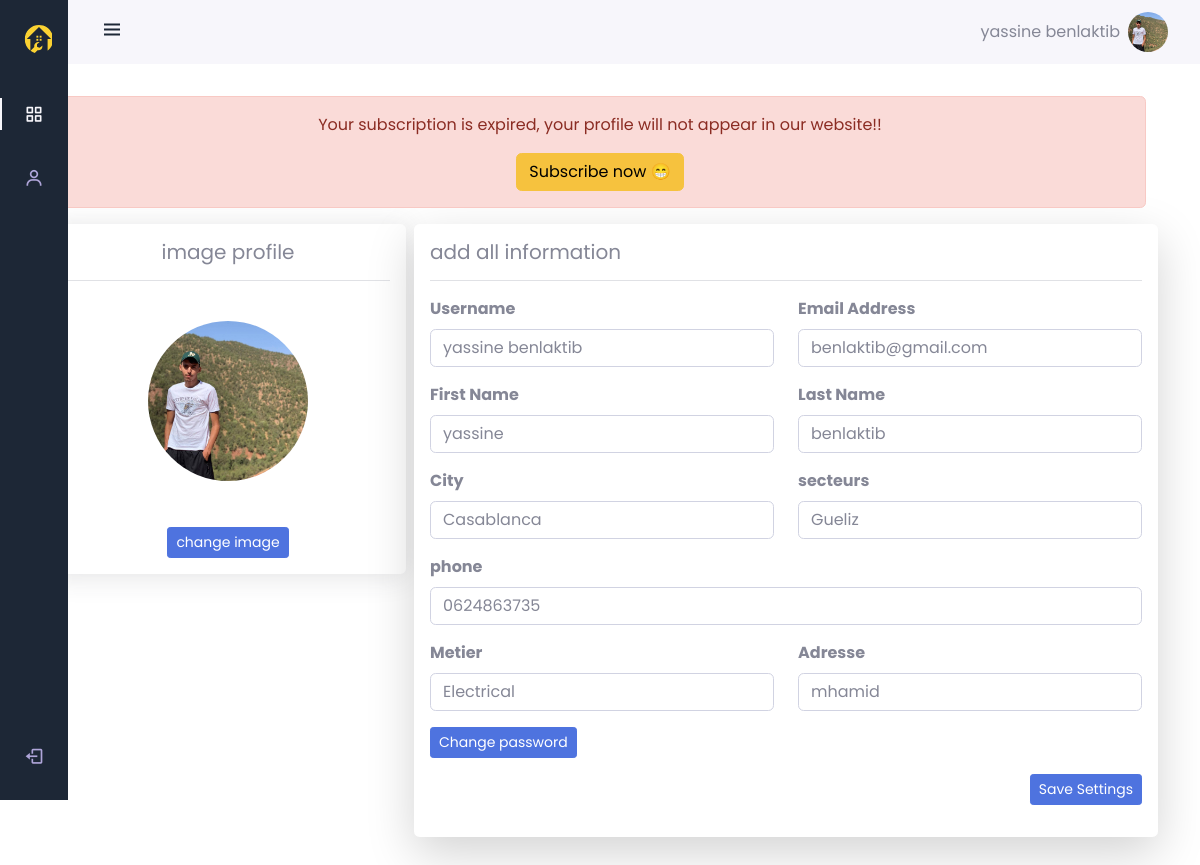
The page /pages/dashboardUser (signed in) on the database as committed earlier.
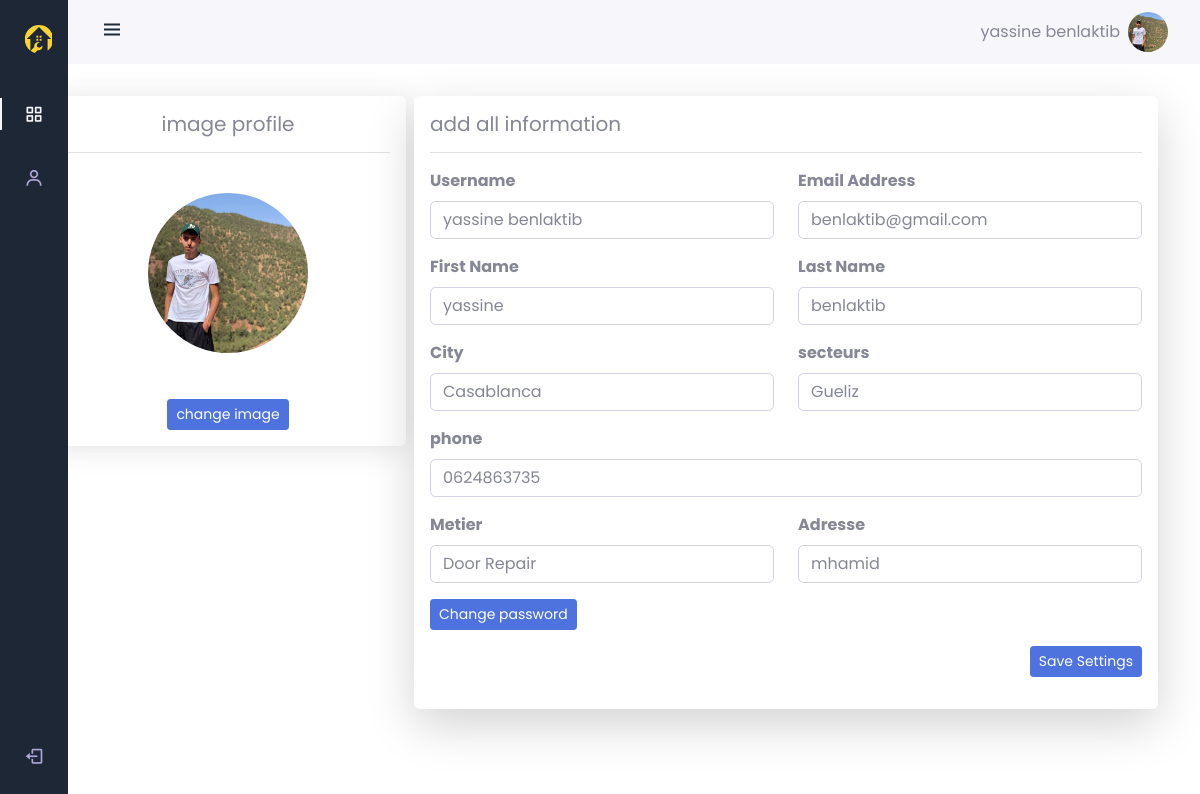
The same page on the database as committed later.
### tables this page shows
CREATE TABLE `techniciens` (
  `Id_tech` int(11) NOT NULL,
  `nom` varchar(100) NOT NULL,
  `prenom` varchar(100) NOT NULL,
  `email` varchar(100) NOT NULL,
  `phone` varchar(100) NOT NULL,
  `Fk_cat` int(100) NOT NULL,
  `adresse` varchar(100) NOT NULL,
  `id_ville` int(100) NOT NULL,
  `secteur` varchar(255) NOT NULL,
  `img` varchar(100) NOT NULL,
  `password` varchar(100) NOT NULL,
  `feedback` int(100) NOT NULL
);

CREATE TABLE `villes` (
  `id_ville` int(11) NOT NULL,
  `nom_ville` varchar(255) DEFAULT NULL
);

CREATE TABLE `categories` (
  `id_cat` int(11) NOT NULL,
  `nom` varchar(100) NOT NULL,
  `description` varchar(100) NOT NULL,
  `img` varchar(255) DEFAULT NULL
);

### app/libraries/Core.php (called while the page is built, shortened)
<?php
  class Core {
    protected $currentMethod = 'index';
    public function __construct(){
      $url = $this->getUrl();
      $this->currentController = new $this->currentController;
      if(isset($url[1])){
        if(method_exists($this->currentController, $url[1])){
          $this->currentMethod = $url[1];
          unset($url[1]);
        }
        else{
          echo 'Method does not exist';
        }
      }
      $this->params = $url ? array_values($url) : [];
      call_user_func_array([$this->currentController, $this->currentMethod], $this->params);
    }
    public function getUrl(){
      if(isset($_GET['url'])){
        $url = rtrim($_GET['url'], '/');
        $url = filter_var($url, FILTER_SANITIZE_URL);
        $url = explode('/', $url);
        return $url;
      }
    }
  }

### public/index.php (called while the page is built, shortened)
<?php
  $init = new Core;
  ?>

### app/libraries/Database.php (called while the page is built, shortened)
<?php
class Database
{
  private $host = DB_HOST;
  private $user = DB_USER;
  private $pass = DB_PASS;
  private $dbname = DB_NAME;
  private $dbh;
  private $stmt;
  public function __construct()
  {
    $dsn = 'mysql:host=' . $this->host . ';dbname=' . $this->dbname;
    $options = array(
      PDO::ATTR_PERSISTENT => true,
      PDO::ATTR_ERRMODE => PDO::ERRMODE_EXCEPTION
    );
    try {
      $this->dbh = new PDO($dsn, $this->user, $this->pass, $options);
    } catch (PDOException $e) {
      $this->error = $e->getMessage();
      echo $this->error;
    }
  }
  public function query($sql)
  {
    $this->stmt = $this->dbh->prepare($sql);
  }
  public function bind($param, $value, $type = null)
  {
    if (is_null($type)) {
      switch (true) {
        case is_int($value):
          $type = PDO::PARAM_INT;
          break;
      }
    }
    $this->stmt->bindValue($param, $value, $type);
  }
  public function execute()
  {
    return $this->stmt->execute();
  }
  public function single()
  {
    $this->execute();
    return $this->stmt->fetch(PDO::FETCH_OBJ);
  }
}

### app/models/technicien.php (called while the page is built, shortened)
<?php
class Technicien
{
    private $db;
    public function __construct()
    {
        $this->db = new Database;
    }
    public function getAllCity()
    {
        $this->db->query("SELECT * FROM villes;");
        return $this->db->resultSet();
    }
    public function getTech($id_tech)
    {
        $this->db->query("SELECT t.Id_tech, t.nom, t.prenom, t.email, t.phone, c.nom metier, t.adresse, v.nom_ville ville, t.secteur, t.img, t.password, t.feedback
        FROM techniciens t
        JOIN categories c ON t.Fk_cat = c.id_cat
        JOIN villes v ON t.id_ville = v.id_ville WHERE id_tech = :id_tech");
        $this->db->bind(':id_tech', $id_tech);
        return $this->db->single();
    }
    public function getVille($id_tech)
    {
        $sql = "SELECT techniciens.id_ville, villes.nom_ville
        FROM techniciens
        JOIN villes ON techniciens.id_ville = villes.id_ville
        WHERE techniciens.Id_tech = :id_tech";
        $this->db->query($sql);
        $this->db->bind(':id_tech', $id_tech);
        return $this->db->single();
    }
    public function getMetier($id_tech)
    {
        $sql = "SELECT techniciens.Fk_cat, categories.nom
        FROM techniciens
        JOIN categories ON techniciens.Fk_cat = categories.id_cat
        WHERE techniciens.Id_tech = :id_tech";
        $this->db->query($sql);
        $this->db->bind(':id_tech', $id_tech);
        return $this->db->single();
    }
    public function IsSubscribed($id)
    {
        $this->db->query("SELECT date_expiration FROM abonnement WHERE id_tech = :id");
        $this->db->bind(":id", $id);
        return $this->db->resultSet();
    }
}

### app/views/pages/dashboardUser.php (the view, shortened to what this page needs)
<?php include_once APPROOT . '/views/inc/head.php'; ?>
<body id="body-pd">
  <?php include_once APPROOT . '/views/inc/dashboard/navbar.php'; ?>
  <?php include_once APPROOT . '/views/inc/dashboard/sidebaruser.php';
  ?>
  <form class="g-3 needs-validation" method="POST" action="<?php echo URLROOT . '/TechController/updateTech/' . $data[1]->Id_tech; ?>" enctype="multipart/form-data" novalidate>
    <div class="mt-7 container">
      <?php if ($data[6] == false) {
        echo "<div class='alert alert-danger' role='alert'>
        <p class='text-center'>
      Your subscription is expired, your profile will not appear in our website!!
      </p>
      <p class='text-center  mb-0'><a class='btn btn-warning' href='".URLROOT."/pages/payement'>Subscribe now 😁</a></p>
    </div>";
      } ?>
      <div class="row gap-lg-2">
        <div class="img ms-2 card-body text-center shadow col-12 col-lg-3 bg-body rounded h-50                                                 ">
          <h5>image profile</h5>
          <hr>
          <div class="d-flex flex-column justify-content-center">
            <label for="img"><img class="rounded-circle mb-3 mt-4" src="<?php echo URLROOT ?>/public/upload/<?php echo $data[1]->img; ?>" width="160" height="160"></label>
            <div>
              <label for="img" class="btn btn-primary btn-sm">change image</label>
            </div>
          </div>
        </div>
        <div class="categories col-12 col-lg-8 shadow-lg p-3 mb-5 bg-body rounded">
          <h5>add all information</h5>
          <hr>
          <div class="row">
            <div class="col">
              <div class="mb-3"><label class="form-label" for="username"><strong>Username</strong></label><input class="form-control" type="text" id="username" placeholder="Username" name="username" value="<?php echo $data[1]->nom . ' ' . $data[1]->prenom  ?>" required></div>
            </div>
            <div class="col">
              <div class="mb-3"><label class="form-label" for="email"><strong>Email Address</strong></label><input class="form-control" type="email" id="email" placeholder="Email" name="email" value="<?php echo $data[1]->email; ?>" required></div>
            </div>
          </div>
          <div class="row">
            <div class="col">
              <div class="mb-3"><label class="form-label" for="first_name"><strong>First Name</strong></label><input class="form-control" type="text" id="first_name" placeholder="firt name" name="nom" value="<?php echo $data[1]->nom; ?>" required></div>
            </div>
            <div class="col">
              <div class="mb-3"><label class="form-label" for="last_name"><strong>Last Name</strong></label><input class="form-control" type="text" id="last_name" placeholder="Last name" name="prenom" value="<?php echo $data[1]->prenom; ?>" required></div>
            </div>
          </div>
          <div class="row">
            <div class="col">
              <label class="form-label" for="city"><strong>City</strong></label>
              <select class="form-control select-city" name="ville" id="nom_ville" required>
                <option selected value="<?php echo $data[4]->id_ville ?>"><?php echo $data[4]->nom_ville ?></option>
              </select>
            </div>
            <div class="col">
              <div class="mb-3">
                <label class="form-label" for=""><strong>secteurs</strong></label>
                <select class="form-control" name="secteur" id="secteurs" required>
                  <option value="<?php echo $data[1]->secteur ?>"><?php echo $data[1]->secteur ?></option>
                </select>
              </div>
            </div>
          </div>
          <div class="row">
            <div class="col">
              <div class="mb-3">
                <label class="form-label" for="last_name"><strong>phone</strong></label><input class="form-control" type="text" id="last_name" placeholder="Phone" name="phone" value="<?php echo $data[1]->phone; ?>" required>
              </div>
            </div>
          </div>
          <div class="row">
            <div class="col">
              <div class="mb-3">
                <label class="form-label" for="metier"><strong>Metier</strong></label>
                <select class="form-control" name="job" id="metier" required>
                  <option selected value="<?php echo $data[5]->Fk_cat ?>"><?php echo $data[5]->nom ?></option>
                </select>
              </div>
            </div>
            <div class="col">
              <div class="mb-3"><label class="form-label" for="last_name"><strong>Adresse</strong></label><input class="form-control" type="text" id="last_name" placeholder="Adresse" name="adresse" value="<?php echo $data[1]->adresse; ?>" required></div>
            </div>
          </div>
          <div class="row">
            <p>
              <button class="btn btn-primary btn-sm" type="button" data-bs-toggle="collapse" data-bs-target="#collapseExample" aria-expanded="false" aria-controls="collapseExample">
                Change password
              </button>
            </p>
          </div>
          <div class="mb-3 d-flex justify-content-end"><button class="btn btn-primary btn-sm" type="submit">Save Settings</button>
          </div>
        </div>
      </div>
    </div>
  </form>
  <?php include_once APPROOT . '/views/inc/linkJS.php'; ?>

### app/controllers/PagesController.php (shortened to what this page needs)
<?php
class PagesController extends Controller
{
  public function __construct()
  {
    $this->categorieModel = $this->model('Categorie');
    $this->technicienModel = $this->model('technicien');
  }
  public function IsSubscribed($id)
  {
    $date_expiration = $this->technicienModel->IsSubscribed($id)[0]->date_expiration;
    $date_expiration = new DateTime($date_expiration);
    $current_date = new DateTime();
    if ($date_expiration >= $current_date) {
      return true;
    } else {
      return false;
    }
  }
  public function dashboardUser()
  {
    if ($_SESSION['role'] == "user") {
      $dataTech = $this->technicienModel->getTech($_SESSION['id']);
      $ville = $this->technicienModel->getVille($_SESSION['id']);
      $metier = $this->technicienModel->getMetier($_SESSION['id']);
      $sub = $this->IsSubscribed($_SESSION['id']);
      $categories = $this->categorieModel->getCategories();
      $AllCity = $this->technicienModel->getAllCity();
      $data = [
        ["title" => "dashboardUser"],
        $dataTech, $categories, $AllCity, $ville, $metier, $sub
      ];
      $this->view('pages/dashboardUser', $data);
    } else {
      redirect('pages/login');
    }
  }
}

### app/libraries/Controller.php (shortened to what this page needs)
<?php
  class Controller {
    public function model($model){
      return new $model();
    }
    public function view($view, $data = []){
      if(file_exists('../app/views/' . $view . '.php')){
      require_once '../app/views/'. $view .'.php';
      } else {
        die('View does not exist');
      }
    }
  }
  ?>

### app/views/inc/head.php (shortened to what this page needs)
<!DOCTYPE html>
<html lang="en">
<head>
    <link rel="stylesheet" href="./css/bootstrap.css">
    <link rel="stylesheet" href="https://pro.fontawesome.com/releases/v5.10.0/css/all.css"/>
    <link rel="stylesheet" href="<?php echo URLROOT; ?>/bootstrap/css/bootstrap.min.css">
    <link rel="stylesheet" href="<?php echo URLROOT; ?>/bootstrap/css/dashboard.css">
    <link rel="stylesheet" href="<?php echo URLROOT; ?>/bootstrap/css/style.css">
    <link rel="stylesheet" href="<?php echo URLROOT; ?>/public/wow.js/css/animate.min.css">
    <link rel="stylesheet" href="<?php echo URLROOT; ?>/public/wow.js/css/libs/animate.css">
    <link rel="stylesheet" href="https://cdn.jsdelivr.net/npm/boxicons@latest/css/boxicons.min.css">
</head>

### app/views/inc/dashboard/navbar.php (shortened to what this page needs)
<header class="header" id="header">
    <div class="header_toggle"> <i class='bx bx-menu' id="header-toggle"></i> </div>
    <div class="d-flex gap-2 align-items-center justify-content-center">
      <span><?php if(isset($_SESSION[ 'username'])){
        echo $_SESSION['username'];
      } ?></span>
      <div class="header_img"> <img src="<?php
      if($_SESSION['role'] == "admin"){
        echo URLROOT .'/public/images/avatar.svg';
      }
      else{
        echo URLROOT.'/public/upload/'.$data[1]->img;
      } ?>" alt=""> </div>
    </div>
  </header>

### app/views/inc/dashboard/sidebaruser.php (shortened to what this page needs)
<div class="l-navbar" id="nav-bar">
    <nav class="nav">
      <div> <a href="<?php echo URLROOT?>" class="nav_logo"> <img src="<?php echo URLROOT; ?>/public/images/logo.svg" alt="logo" width="30">  </a>
        <div class="nav_list"> <a href="<?php echo URLROOT?>/pages/dashboardUser" class="nav_link active"> <i class='bx bx-grid-alt nav_icon'></i>  </a>
              <a href="<?php echo URLROOT?>/pages/profile" class="nav_link"> <i class='bx bx-user nav_icon'></i>
            <span class="nav_name">works</span> </a>
               </div>
      </div> <a href="<?php echo URLROOT?>/TechController/logout" class="nav_link"> <i class='bx bx-log-out nav_icon'></i> <span class="nav_name">Logout</span>
      </a>
    </nav>
  </div>

### app/views/inc/linkJS.php (shortened to what this page needs)
</body>
</html>

Rows that differ between the two databases and show on the page:
changed techniciens "yassine benlaktib": job "Electrical" → "Door Repair"
Other text that changed with them:
text no longer shown: "Your subscription is expired, your profile will not appear in our website!! Subscribe now 😁"
